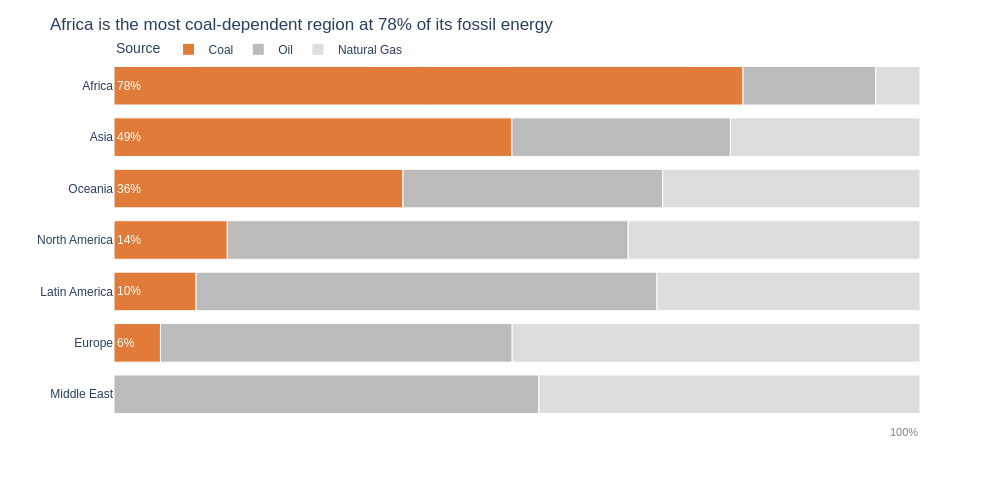

Notebook code cell kept with this figure:
### Markdown cell above
## Task 3 — 100% stacked bar: which region relies most on coal?

**What to build:** A horizontal 100% stacked bar chart showing, for each **Region**, how its fossil energy splits between Coal, Oil and Natural Gas. This is the **same data as your Task 1 treemap**, visualised a second way.

**Requirements:**
- Reuse `df_fossil` from Task 1; aggregate TWh by `Region` × `Source` and convert to **shares of each region's fossil total**
- Horizontal bars, regions **sorted by coal share** (highest at the top)
- Coal is the segment on the baseline (first in `category_orders`) and the **only coloured segment** — keep it the same colour as in Task 1; Oil and Natural Gas in two greys
- Percentage labels on the coal segments only
- Insight title naming the most coal-dependent region and its coal share

> 💡 `df.groupby('Region')['TWh'].transform('sum')` gives each row its region total

### Code cell
# Task 3
# YOUR CODE HERE
# Reuse fossil data from Task 1
# Aggregate TWh by Region × Source
# unstack/stack with fill_value=0 keeps regions with no coal (Middle East) as an explicit 0
regional_fossil = (df_fossil.groupby(['Region', 'Source'])['TWh'].sum()
                   .unstack(fill_value=0).stack()
                   .rename('TWh').reset_index())

# Convert to shares of each region's fossil total
regional_fossil['Share'] = (regional_fossil['TWh'] / 
                             regional_fossil.groupby('Region')['TWh'].transform('sum'))

# Calculate coal share per region for sorting
coal_shares = regional_fossil.loc[regional_fossil['Source'] == 'Coal'].set_index('Region')['Share']
region_order = coal_shares.sort_values(ascending=False).index.tolist()

# Find the top coal-dependent region
top_coal_region = region_order[0]
top_coal_share = coal_shares[top_coal_region]

# Prepare labels - only show percentage on Coal segments
regional_fossil['Label'] = np.where(
    regional_fossil['Source'] == 'Coal',
    regional_fossil['Share'].map('{:.0%}'.format),
    ''
)

# Color mapping: Coal in color (same as Task 1), Oil and Natural Gas in greys
coal_accent_colors = {
    'Coal': '#E07B39',         # orange — the accent (same as Task 1)
    'Oil': '#BBBBBB',          # mid grey
    'Natural Gas': '#DDDDDD',  # light grey
}

# Create 100% stacked horizontal bar chart
fig = px.bar(
    regional_fossil,
    x='Share', y='Region',
    color='Source',
    text='Label',
    color_discrete_map=coal_accent_colors,
    category_orders={
        'Region': region_order,
        'Source': ['Coal', 'Oil', 'Natural Gas']  # Coal on baseline
    },
    labels={'Share': 'Share of fossil energy'},
    height=500, width=1000,
    template='plotly_white'
)

# Customisation
fig.update_traces(
    textposition='inside',
    insidetextanchor='start',
    textfont=dict(color='white', size=12, family='Arial'),
    marker_line_color='white',
    marker_line_width=1
)

fig.update_layout(
    title=f'{top_coal_region} is the most coal-dependent region at {top_coal_share:.0%} of its fossil energy',
    font=dict(family='Arial', size=12),
    xaxis=dict(visible=False, range=[0, 1]),
    yaxis=dict(title=''),
    legend=dict(orientation='h', x=0, y=1.07),
    bargap=0.25
)

# Mark the 100% end of scale
fig.add_annotation(
    x=1, y=0,
    xref='x', yref='paper',
    xanchor='right', yanchor='top',
    yshift=-4,
    text='100%',
    showarrow=False,
    font=dict(size=11, color='grey')
)

fig.show()

### Figure 1 — Plotly figure (JSON) as saved in the notebook; plotly's stock layout.template omitted (floating-point values rounded to 4 significant figures)
{"data": [{"hovertemplate": "Source=Coal<br>Share of fossil energy=%{x}<br>Region=%{y}<br>Label=%{text}<extra></extra>", "insidetextanchor": "start", "legendgroup": "Coal", "marker": {"color": "#E07B39", "line": {"color": "white", "width": 1}, "pattern": {"shape": ""}}, "name": "Coal", "orientation": "h", "showlegend": true, "text": ["78%", "49%", "6%", "10%", "0%", "14%", "36%"], "textfont": {"color": "white", "family": "Arial", "size": 12}, "textposition": "inside", "type": "bar", "x": [0.7804, 0.4937, 0.05765, 0.1019, 0.0, 0.1406, 0.3585], "xaxis": "x", "y": ["Africa", "Asia", "Europe", "Latin America", "Middle East", "North America", "Oceania"], "yaxis": "y"}, {"hovertemplate": "Source=Oil<br>Share of fossil energy=%{x}<br>Region=%{y}<br>Label=%{text}<extra></extra>", "insidetextanchor": "start", "legendgroup": "Oil", "marker": {"color": "#BBBBBB", "line": {"color": "white", "width": 1}, "pattern": {"shape": ""}}, "name": "Oil", "orientation": "h", "showlegend": true, "text": ["", "", "", "", "", "", ""], "textfont": {"color": "white", "family": "Arial", "size": 12}, "textposition": "inside", "type": "bar", "x": [0.1648, 0.2711, 0.4364, 0.5718, 0.5271, 0.4973, 0.3223], "xaxis": "x", "y": ["Africa", "Asia", "Europe", "Latin America", "Middle East", "North America", "Oceania"], "yaxis": "y"}, {"hovertemplate": "Source=Natural Gas<br>Share of fossil energy=%{x}<br>Region=%{y}<br>Label=%{text}<extra></extra>", "insidetextanchor": "start", "legendgroup": "Natural Gas", "marker": {"color": "#DDDDDD", "line": {"color": "white", "width": 1}, "pattern": {"shape": ""}}, "name": "Natural Gas", "orientation": "h", "showlegend": true, "text": ["", "", "", "", "", "", ""], "textfont": {"color": "white", "family": "Arial", "size": 12}, "textposition": "inside", "type": "bar", "x": [0.05476, 0.2352, 0.5059, 0.3264, 0.4729, 0.3621, 0.3192], "xaxis": "x", "y": ["Africa", "Asia", "Europe", "Latin America", "Middle East", "North America", "Oceania"], "yaxis": "y"}], "layout": {"annotations": [{"font": {"color": "grey", "size": 11}, "showarrow": false, "text": "100%", "x": 1, "xanchor": "right", "xref": "x", "y": 0, "yanchor": "top", "yref": "paper", "yshift": -4}], "bargap": 0.25, "barmode": "relative", "font": {"family": "Arial", "size": 12}, "height": 500, "legend": {"orientation": "h", "title": {"text": "Source"}, "tracegroupgap": 0, "x": 0, "y": 1.07}, "margin": {"t": 60}, "title": {"text": "Africa is the most coal-dependent region at 78% of its fossil energy"}, "width": 1000, "xaxis": {"anchor": "y", "domain": [0, 1], "range": [0, 1], "title": {"text": "Share of fossil energy"}, "visible": false}, "yaxis": {"anchor": "x", "categoryarray": ["Middle East", "Europe", "Latin America", "North America", "Oceania", "Asia", "Africa"], "categoryorder": "array", "domain": [0, 1], "title": {"text": ""}}}}
